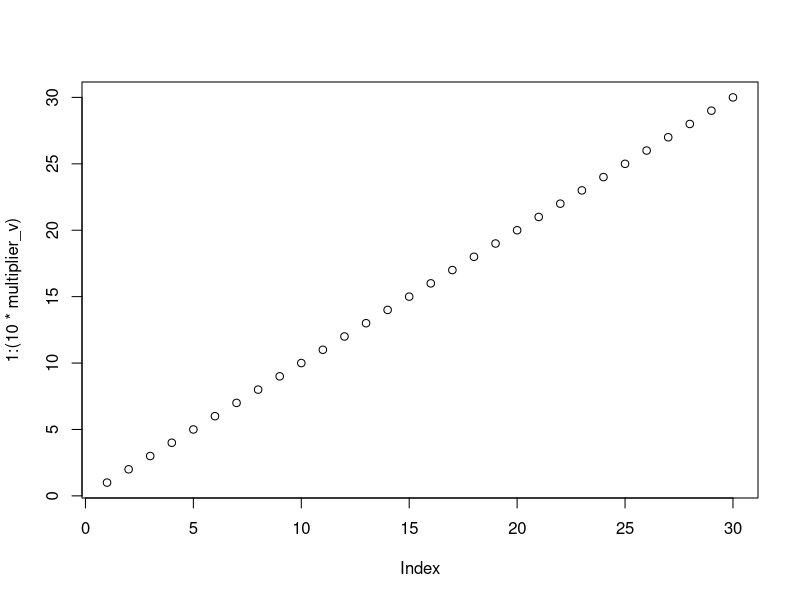
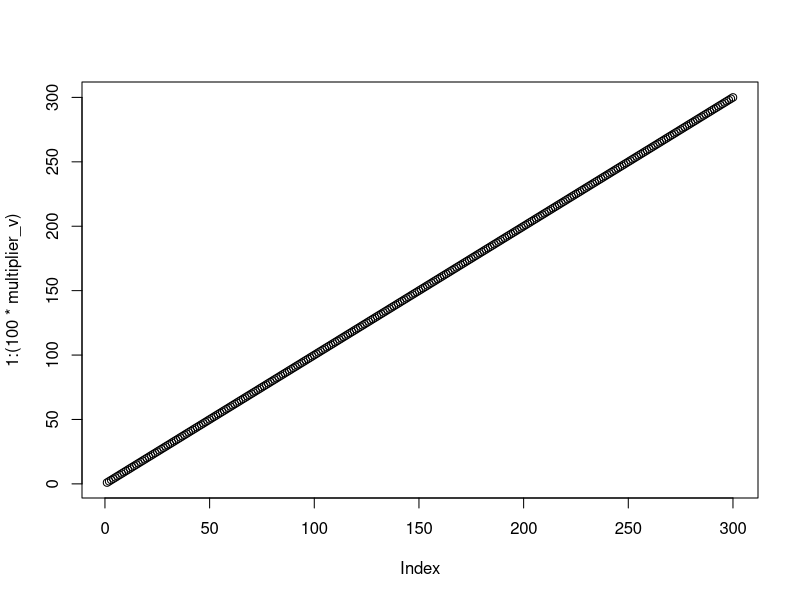
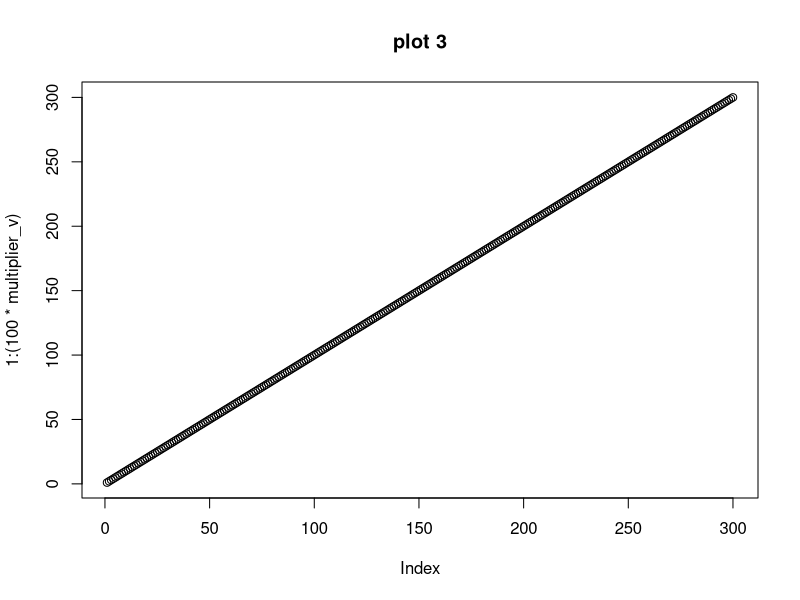

Write R code to recreate these figures, in order.
### Example Plots

multiplier_v <- 3
dir_v <- "~/my_tool_repos/cl_gitTutorial/data/"

pdf(file = file.path(dir_v, "plot1.pdf"))
plot(1:(10*multiplier_v))
dev.off()

pdf(file = file.path(dir_v, "plot2.pdf"))
plot(1:(100*multiplier_v))
dev.off()

pdf(file = file.path(dir_v, "plot3.pdf"))
plot(1:(100*multiplier_v), main = "plot 3")
dev.off()
